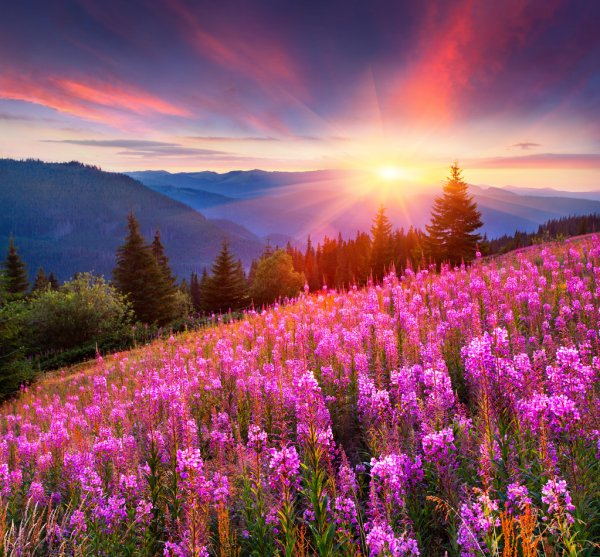
#> input picture computer vision/image transformations/noise elimination/data/img_1.png, 600 x 557 px
$ python line_correct.py
#> lines starting #> are read from the running program, lines starting #| are printed output that depends on the picture
import cv2
import numpy as np
from PIL import Image

img = cv2.imread('data/img_1.png')
#> img is the input picture: shape (557, 600, 3); mean B, G, R 103.6, 83.3, 139.5

resize_coef = 1
img = cv2.resize(img, None, fx=resize_coef, fy=resize_coef)

cv2.imshow('opencvImage', img)
cv2.waitKey(0)

img = cv2.cvtColor(img, cv2.COLOR_RGB2HSV)
#> img: shape (557, 600, 3); mean H, S, V 121, 135.6, 148.1

cv2.imshow('opencvImage', img)
cv2.waitKey(0)

max_saturation = 0
min_saturation = 255
for i in img[:, :, 1]:
    max_saturation = max(max_saturation, max(i))
    min_saturation = min(min_saturation, min(i))
#> this loop made 557 passes
#> (max_saturation, min_saturation) on passes 1 to 3: (171, 114), (171, 114), (172, 114)

print(max_saturation, min_saturation)
#| 255 0
delta = max_saturation - min_saturation
#> delta = 255


correct_img = [[[0, 0, 0] for j in range(len(img[0]))] for i in range(len(img))]
#> correct_img = 557 items
for i in range(len(img)):
    for j in range(len(img[0])):
        saturation = img[i][j][1]
        correct_saturation = int((saturation - min_saturation) * (256 / delta))

        correct_img[i][j] = [img[i][j][0], correct_saturation, img[i][j][1]]

correct_img = np.array(correct_img)
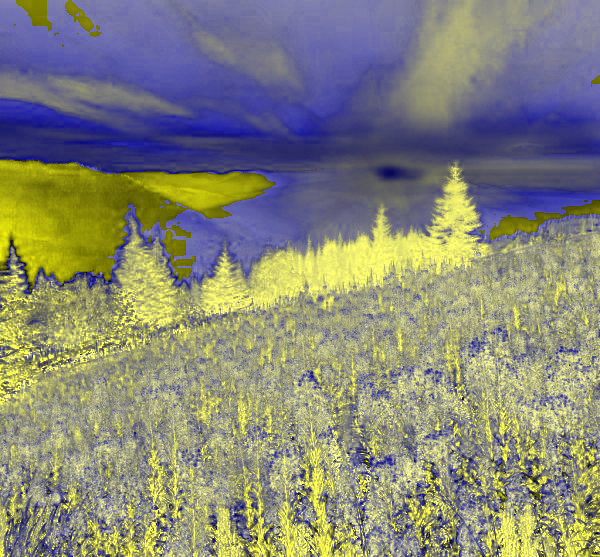
#> correct_img: shape (557, 600, 3) int64; mean of channels 0, 1, 2 121, 135.6, 135.6; drawn with min black and max white
correct_img = cv2.cvtColor(np.array(correct_img.astype(np.uint8)), cv2.COLOR_HSV2RGB)
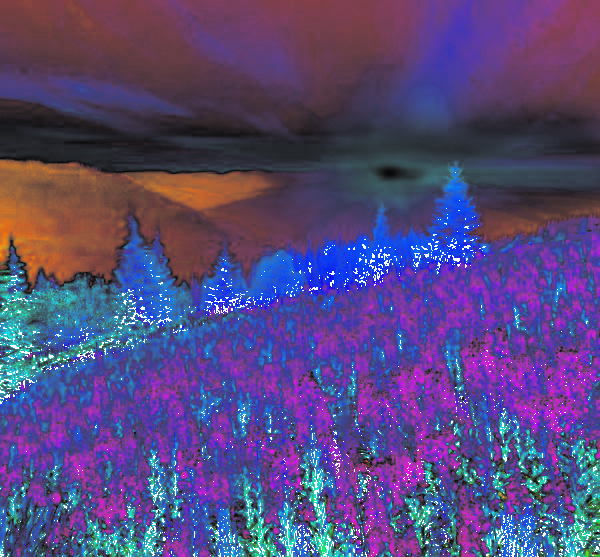
#> correct_img: shape (557, 600, 3); mean R, G, B 86.5, 72.4, 125.6

cv2.imshow('opencvImage', correct_img)
cv2.waitKey(0)
